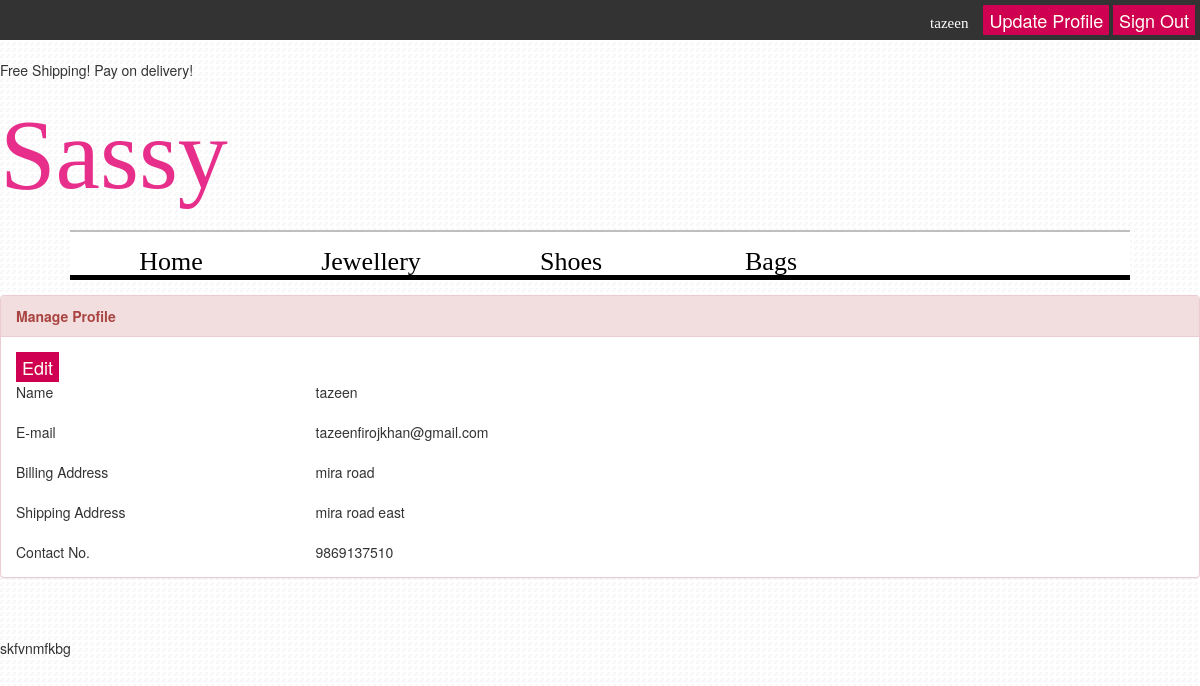
/Code/test1.php (signed in), run on the app's committed database.
### tables this page shows
CREATE TABLE IF NOT EXISTS `users` (
  `uid` int(11) NOT NULL,
  `name` varchar(50) NOT NULL,
  `email` varchar(50) NOT NULL,
  `password` varchar(50) NOT NULL,
  `baddress` varchar(200) NOT NULL,
  `saddress` varchar(200) NOT NULL,
  `contactno` varchar(30) NOT NULL
);

### Code/test1.php (the view, shortened to what this page needs)
<?php
require_once("header.php");
?>
<div class="container1">
<div class="panel panel-default panel-danger">
<div class="panel-heading "> <strong>Manage Profile</strong> </div>
<div class="panel-body" id="profile">
  <button id="update_save_button" class="button1" >Edit</button>
  <br>
  <?php
				$uid =$_COOKIE['uid'];
        		function fetch_user($uid,$colm)
				{
				$query="SELECT $colm from users where uid='$uid'";
				$result=mysql_query($query);
				return mysql_result($result,0,$colm);
				}
				$name=fetch_user($uid,"name");
				$email=fetch_user($uid,"email");
				$baddress=fetch_user($uid,"baddress");
				$saddress=fetch_user($uid,"saddress");
				$contactno=fetch_user($uid,"contactno");
		?>
  <div id="saved">
    <div class="row">
      <div class="col-md-3">Name</div>
      <div class="controls col-lg-6" id="name"><?php echo $name;?> </div>
    </div>
    <br>
    <div class="row">
      <div class="col-md-3">E-mail</div>
      <div class="controls col-lg-6" id="email"><?php echo $email;?> </div>
    </div>
    <br>
    <div class="row">
      <div class="col-md-3">Billing Address</div>
      <div class="controls col-lg-6" id="baddress"><?php echo $baddress;?> </div>
    </div>
    <br>
    <div class="row">
      <div class="col-md-3">Shipping Address</div>
      <div class="controls col-lg-6" id="saddress"><?php echo $saddress;?> </div>
    </div>
    <br>
    <div class="row">
      <div class="col-md-3">Contact No.</div>
      <div class="controls col-lg-6" id="contactno"><?php echo $contactno;?> </div>
    </div>
  </div>
</div>
</div>
</div>
<br>
<br>
skfvnmfkbg
</body>
</html>

### Code/header.php (shortened to what this page needs)
<html>
<head>
<link href="css/bootstrap.min.css" rel="stylesheet">
<link rel="stylesheet" href="css/main.css">
</head>
<body>
<div class="top-div">
	<?php
 	function loggedin()
 	{
		 	if (isset($_COOKIE['uid']) && !empty($_COOKIE['uid']))
			return $_COOKIE['uid'];
			else
			return false;
 	}
    if(!loggedin())
    {
    ?>
              <a class="login" href="login.php">  <input type="submit" class="button1" value="Sign In" /> </a>
			  <a class="login" href="signup.php "> <input type="submit" class="button1" value="Sign Up" />  </a>
              <?php
				}
				else
				{
				$uid =$_COOKIE['uid'];
				$query="SELECT name from users where uid='$uid'";
				$result=mysql_query($query);
				$name=mysql_result($result,0,"name");
				echo $name;
              ?>
                &nbsp;&nbsp;<a class="login" href="update.php "> <input type="submit" class="button1" value="Update Profile" />  </a>
            	<a class="login" href="logout.php "> <input type="submit" class="button1" value="Sign Out" />  </a>
				<?php
                }
                ?>
</div> <br>
<marquee behavior="scroll"  direction="right" loop="100" >Free Shipping! Pay on delivery!  </marquee>
<h1>Sassy</h1>
  <div class="wrap">
		  <ul class="navbar">
			 <li><a href="index.php">Home</a></li>
			 <li><a href="#">Jewellery</a>
			 </li>
			 <li><a href="#">Shoes</a>
			 </li>
			 <li><a href="#">Bags</a>
			 </li>
   </div>
<br>

### css/main.css (style rules this page uses)
h1 { text-align:left; font-family:"Edwardian Script ITC "; font-size:100px; color:#E62E8A; }
.top-div { text-align:right; background-color:#333; height:40px; padding-top:5px; padding-right:5px; font-size:10px; color:#ffffff; font-family:"Segoe Print", serif; font-size:15px; }
.wrap { width: 1060px; height: 50px; margin: 20px auto -5px; z-index: 100; position: relative; background-color:white; border-bottom-color: rgb(0, 0, 0); border-bottom-style: solid; border-bottom-width: 5px; border-top-color:#BFBFBF; border-top-style: solid; border-top-width: 2px; color: rgb(83, 83,83); }
.navbar { height: 50px; padding: 0; margin: 0; position: absolute; }
.navbar li { height: auto; width: 200px; float: left; text-align: center; list-style: none; padding: 0; margin: 0; background-color: #white; font-family:gabriola, serif; font-size:26px; text-align:center; }
.navbar a { padding: 10px 2px; text-decoration: none; color:black; display: block; }
body { background-image:url(../b8.png); margin:0px; padding:0px; }
.login { text-align:center; }
.button1 { background-color:#cf0052; color:#FFFFFF; font-family:'Helvetica Neue',sans-serif; font-size:18px; line-height:25px; border:0; text-shadow:#CC0033 0 -1px 0; width:auto; height:30px; }

### data on the page
users: name "tazeen", email "tazeenfirojkhan@gmail.com", baddress "mira road", saddress "mira road east", contactno "9869137510"
